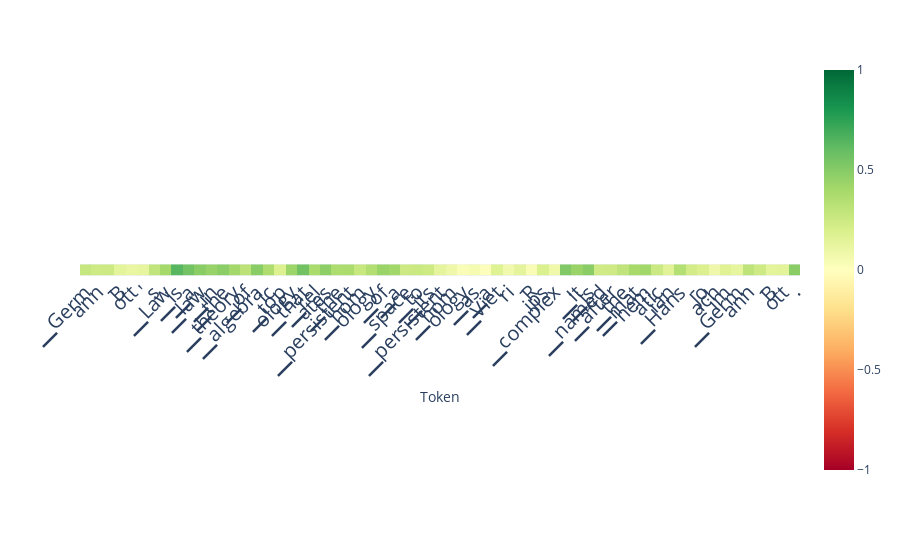

Notebook code cell kept with this figure:
### Code cell
scores_per_token = doc.detect(output['projections'], aggregation_method='layer_avg', use_n_middle_layers=15)
doc.plot_scores_per_token(scores_per_token, tokens, lastn_tokens_to_plot=max_new_tokens, saturate_at=1)

### Figure 1 — Plotly figure (JSON) as saved in the notebook; plotly's stock layout.template omitted (floating-point values rounded to 4 significant figures)
{"data": [{"coloraxis": "coloraxis", "hovertemplate": "Token: %{x}<br>y: %{y}<br>color: %{z}<extra></extra>", "name": "0", "type": "heatmap", "xaxis": "x", "yaxis": "y", "z": [[0.2754, 0.2439, 0.2507, 0.1432, 0.1098, 0.1277, 0.2927, 0.4023, 0.6396, 0.5605, 0.4875, 0.446, 0.4839, 0.4072, 0.3142, 0.4885, 0.3635, 0.1753, 0.4302, 0.563, 0.3838, 0.4775, 0.3708, 0.3782, 0.2703, 0.3516, 0.437, 0.4128, 0.2505, 0.259, 0.246, 0.1306, 0.09003, 0.0264, 0.04935, 0.01305, 0.1661, 0.07202, 0.1356, 0.03894, 0.1873, 0.07971, 0.5146, 0.4375, 0.488, 0.2347, 0.2411, 0.2991, 0.3936, 0.4138, 0.2573, 0.1542, 0.344, 0.2228, 0.1857, 0.08203, 0.1641, 0.1222, 0.3071, 0.2445, 0.1427, 0.1479, 0.4866]]}], "layout": {"autosize": true, "coloraxis": {"cmax": 1, "cmin": -1, "colorscale": [[0, "rgb(165,0,38)"], [0.1, "rgb(215,48,39)"], [0.2, "rgb(244,109,67)"], [0.3, "rgb(253,174,97)"], [0.4, "rgb(254,224,139)"], [0.5, "rgb(255,255,191)"], [0.6, "rgb(217,239,139)"], [0.7, "rgb(166,217,106)"], [0.8, "rgb(102,189,99)"], [0.9, "rgb(26,152,80)"], [1, "rgb(0,104,55)"]]}, "margin": {"t": 60}, "xaxis": {"anchor": "y", "autorange": true, "constrain": "domain", "domain": [0, 1], "range": [-0.5, 62.5], "scaleanchor": "y", "tickangle": -45, "tickfont": {"size": 20}, "ticktext": ["▁Germ", "ann", "-", "B", "ott", "'", "s", "▁Law", "▁is", "▁a", "▁law", "▁in", "▁the", "▁theory", "▁of", "▁algebra", "ic", "▁top", "ology", "▁that", "▁rel", "ates", "▁the", "▁persistent", "▁hom", "ology", "▁of", "▁a", "▁space", "▁to", "▁its", "▁persistent", "▁hom", "ology", "▁as", "▁a", "▁Viet", "ri", "-", "R", "ips", "▁complex", ".", "▁It", "▁is", "▁named", "▁after", "▁the", "▁mat", "hem", "atic", "ian", "▁Hans", "-", "Jo", "ach", "im", "▁Germ", "ann", "-", "B", "ott", "."], "tickvals": [0, 1, 2, 3, 4, 5, 6, 7, 8, 9, 10, 11, 12, 13, 14, 15, 16, 17, 18, 19, 20, 21, 22, 23, 24, 25, 26, 27, 28, 29, 30, 31, 32, 33, 34, 35, 36, 37, 38, 39, 40, 41, 42, 43, 44, 45, 46, 47, 48, 49, 50, 51, 52, 53, 54, 55, 56, 57, 58, 59, 60, 61, 62], "title": {"text": "Token"}}, "yaxis": {"anchor": "x", "autorange": true, "constrain": "domain", "domain": [0.471, 0.529], "range": [0.5, -0.5], "showticklabels": false}}}
